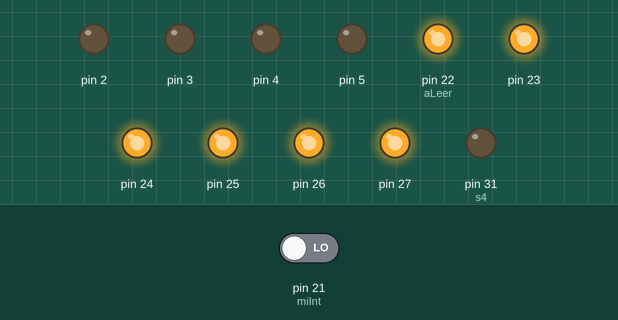
Bench run of a sketch on a simulated Arduino Mega 2560, built with avr-gcc and run on an emulated ATmega2560. On the bench: output pins drawn as LEDs (lit = HIGH). The test bench sets the inputs (shaded band); at power-on: pin 21 (miInt) LOW.

Above: at 1.2 s.
1.3 s: pin 21 (miInt) driven HIGH
At 2.5 s:
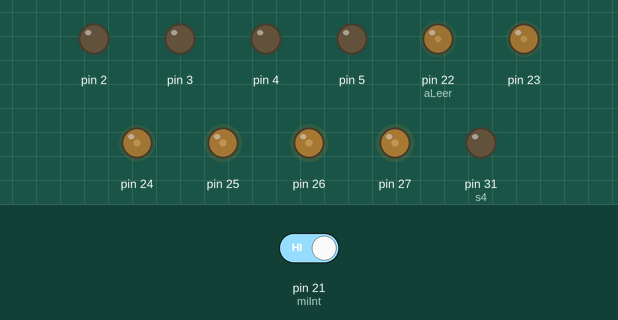
2.8 s: pin 21 (miInt) driven LOW
At 3.3 s:
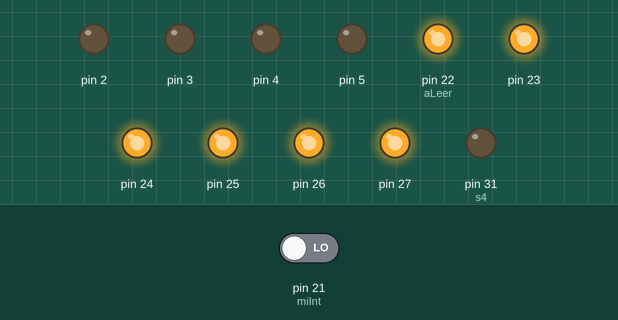
Timing chart, 0 to 5.8 s (numbered marks = the images above; inputs shaded):
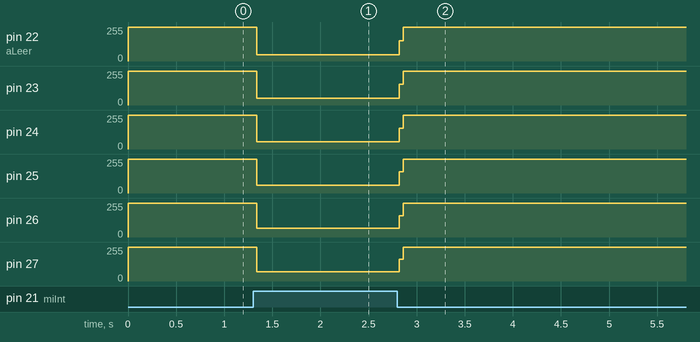

Measured:
- after the input at 1.3 s, pin 22 (aLeer): 255/255 → 46/255 at once; pin 23: 255/255 → 51/255 at once; pin 24: 255/255 → 55/255 at once; pin 25: 255/255 → 60/255 at once; pin 26: 255/255 → 64/255 at once
- after the input at 2.8 s, pin 22 (aLeer): 46/255 → 255/255 at once; pin 23: 51/255 → 255/255 at once; pin 24: 55/255 → 255/255 at once; pin 25: 60/255 → 255/255 at once; pin 26: 64/255 → 255/255 at once

The sketch:

DOFmovement.ino
```cpp
/*
Created by: Carlos E. Ramírez <carlose.ramirezsantiago@gmail.com>
Last update: 05 de agosto, 2017
-----
Control firmware of a 3 degrees of freedom, stepper motorized robot
GDL 1: Rotational motion on horizontal plane
GDL 2: Rotational motion on vertical plane (2 motors)
GDL 3: Translational motion on power screw mechanism
-----
            PIN      FUNCIÓN
Entradas
            21       Interruption
Salidas
            2-5      PWM signals
            22-27    Button signals
            28-31    DIR signals
*/

const int miInt = 21;
const int pwm1 = 2, pwm2 = 3, pwm3 = 4, pwm4 = 5;
const int s1 = 28, s2 = 29, s3 = 30, s4 = 31;
volatile int tecla = 0;

class Frecuencia
{
  int pwmPin; // el numero del PIN (digital) que se usará
  long OnTime; // milisegundos del tiempo encendido
  long OffTime; // millisegundos del tiempo apagado

  int State; //Se usara para escribir con digitalWrite en pwmPin
  unsigned long previousMillis; // Variable que registra en que ms fue la ultima vez que hubo un cambio

  public:
  Frecuencia(int pin, long on, long off) //Esto es un constructor
    {
      pwmPin = pin;
      pinMode(pwmPin, OUTPUT);
      OnTime = on;
      OffTime = off;
      State = LOW;
      previousMillis = 0;
    }

    void Update()
    {
      unsigned long currentMillis = millis();
      if((State == LOW) && (currentMillis - previousMillis >= OnTime))
      {
        State = HIGH;
        previousMillis = currentMillis;
        digitalWrite(pwmPin, State);
      }
      else if ((State == HIGH) && (currentMillis - previousMillis >= OffTime))
      {
      State = LOW;
      previousMillis = currentMillis;
      digitalWrite(pwmPin, State);
      }
    }
};

//Objetos motor creados
Frecuencia motor1(pwm1, 100, 100); //usara el pin pwm1, estara prendido 5 ms y apagado por 5 ms. Freq = 100Hz
Frecuencia motor2(pwm2, 100, 100); //4Hz
Frecuencia motor3(pwm3, 100, 100);
Frecuencia motor4(pwm4, 400, 400);


void setup() {
  //Pines de Botones y DIR como salidas
  for (int i = 22; i <= 31; i++) {
    pinMode(i, OUTPUT);
  }
  //Pines PWM como salidas ya se hizo en la clase
  //for (int i = 2; i <= 7; i++) {
    //pinMode(i, OUTPUT);
  //}

  //Pines Botones en Alto
  for (int i = 22; i <= 27; i++) {
    digitalWrite(i, HIGH);
  }
  //Pines DIR en Bajo
  for (int i = 28; i <= 31; i++) {
    digitalWrite(i, LOW);
  }
  //Pines PWM en Bajo
  for (int i = 2; i <= 5; i++) {
    digitalWrite(i, LOW);
  }

  attachInterrupt(digitalPinToInterrupt(miInt), btnPress, RISING);
}

void loop() {
  while (tecla != 0) {
    switch (tecla) {
      case 32:
        digitalWrite(s1, HIGH);
        motor1.Update();
        break;
      case 16:
        digitalWrite(s1, LOW);
        motor1.Update();
        break;
      case 8:
        digitalWrite(s2, HIGH);
        digitalWrite(s3, HIGH);
        motor2.Update();
        motor3.Update();
        break;
      case 4:
        digitalWrite(s2, LOW);
        digitalWrite(s3, LOW);
        motor2.Update();
        motor3.Update();
        break;
      case 2:
        digitalWrite(s4, HIGH);
        motor4.Update();
        break;
      case 1:
        digitalWrite(s4, LOW);
        motor4.Update();
        break;
      default:
        break;

    }
    //Actualizamos condicional para saber
    //si permanecer o salir de ciclo
    tecla = btnread();

  }
  //Si salimos del ciclo
  //ES MUY NECESARIO Reestablecer salidas a valores setup iniciales
  //Pines DIR en Bajo
  for (int i = 28; i <= 31; i++) {
    digitalWrite(i, LOW);
  }
  //Pines PWM en Bajo
  for (int i = 2; i <= 5; i++) {
    digitalWrite(i, LOW);
  }

  attachInterrupt(digitalPinToInterrupt(miInt), btnPress, RISING);
}

void btnPress() {
  detachInterrupt(digitalPinToInterrupt(miInt));
  tecla = btnread();
}

byte btnread() {
  unsigned char count = 0;
  volatile byte aLeer = 22;
  volatile byte queBoton = 0;

  if (digitalRead(miInt) == HIGH) {
    do {
      //Apagamos todas las filas
      for (int i = 22; i <= 27; i++) {
        digitalWrite(i, LOW);
      }
      //Seleccionamos sólo una como salida
      //Y colocamos ese pin en estado alto
      digitalWrite(aLeer, HIGH);
      //Leemos la columna y
      //la guardamos en la variable
      queBoton = queBoton + digitalRead(miInt);
      //Si ya leímos las 6 filas las sig instrucc no son necesarias
      //por lo que salimos del ciclo
      if (count == 5) break;
      queBoton = 2 * queBoton;
      //Recorremos la fila a leer
      aLeer += 1;
      //Incrementar el contador de filas
      count++;
    } while (1);
    //Reestablecemos salidas a valores setup iniciales:
    //Pines Botones en Alto
    for (int i = 22; i <= 27; i++) {
      digitalWrite(i, HIGH);
    }
    //Variable de retorno para posterior manipulacion
    return queBoton;
  }
  return 0;
}
```
